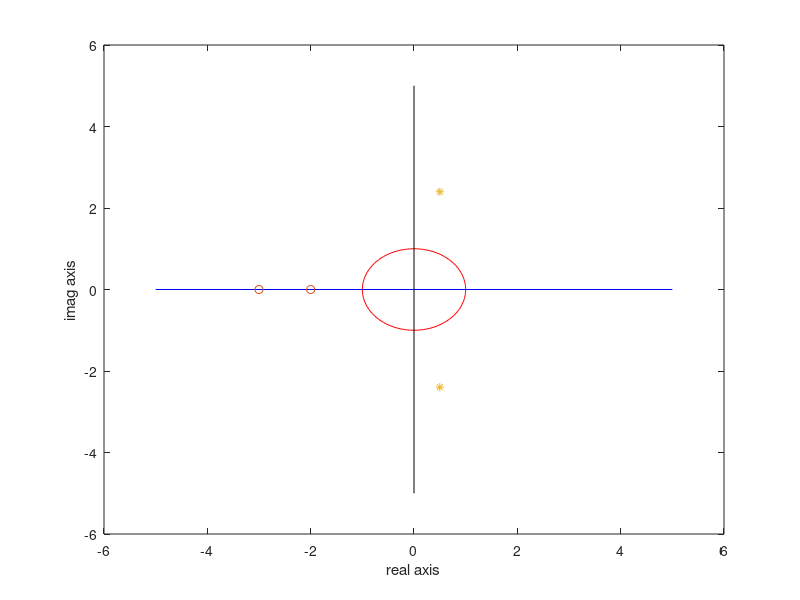

Write the MATLAB code that produced this figure.
clear all;
clc
x_axis=-5:1:5;
y_axis=-5:1:5;
th=0:pi/50:2*pi;
x=0;
y=0;
radi_unit_cir=1;
xunit=radi_unit_cir*cos(th)+x;
yunit=radi_unit_cir*sin(th)+y;

plot(x_axis,y_axis, 'linestyle','none');
xlabel('real axis')
ylabel('imag axis')
hold on
h=plot(xunit,yunit,'r');
plot([-5 5],[0 0],'b');
plot([0 0],[-5 5],'k');
hold off
coff_TF=[1 5 6];
roots_TF=roots(coff_TF);

coff_TF_in_devider=[1 -1 6];
roots_TF_in_devider=roots(coff_TF_in_devider);

for ii=1:length(roots_TF)
    re_x(ii)=real(roots_TF(ii));
 
    im_y(ii)=imag(roots_TF(ii));
  
end

for i=1:length(re_x)
        x_position(i)=re_x(i);
    
end

for i=1:length(im_y)
        y_position(i)=im_y(i);
    
end


for ii=1:length(roots_TF_in_devider)
    re_x(ii)=real(roots_TF_in_devider(ii));
 
    im_y(ii)=imag(roots_TF_in_devider(ii));
  
end

for i=1:length(re_x)
        x_position1(i)=re_x(i);
    
end

for i=1:length(im_y)
        y_position1(i)=im_y(i);
    
end



hold on
plot(x_position, y_position, 'o')
hold off

hold on
plot(x_position1, y_position1, '*')
hold off

% 
% [b,a] = ellip(4,.5,20,.6);
% Hq = dfilt.df2(b, a);
% Hq.arithmetic = 'fixed';
% zplane(Hq);
